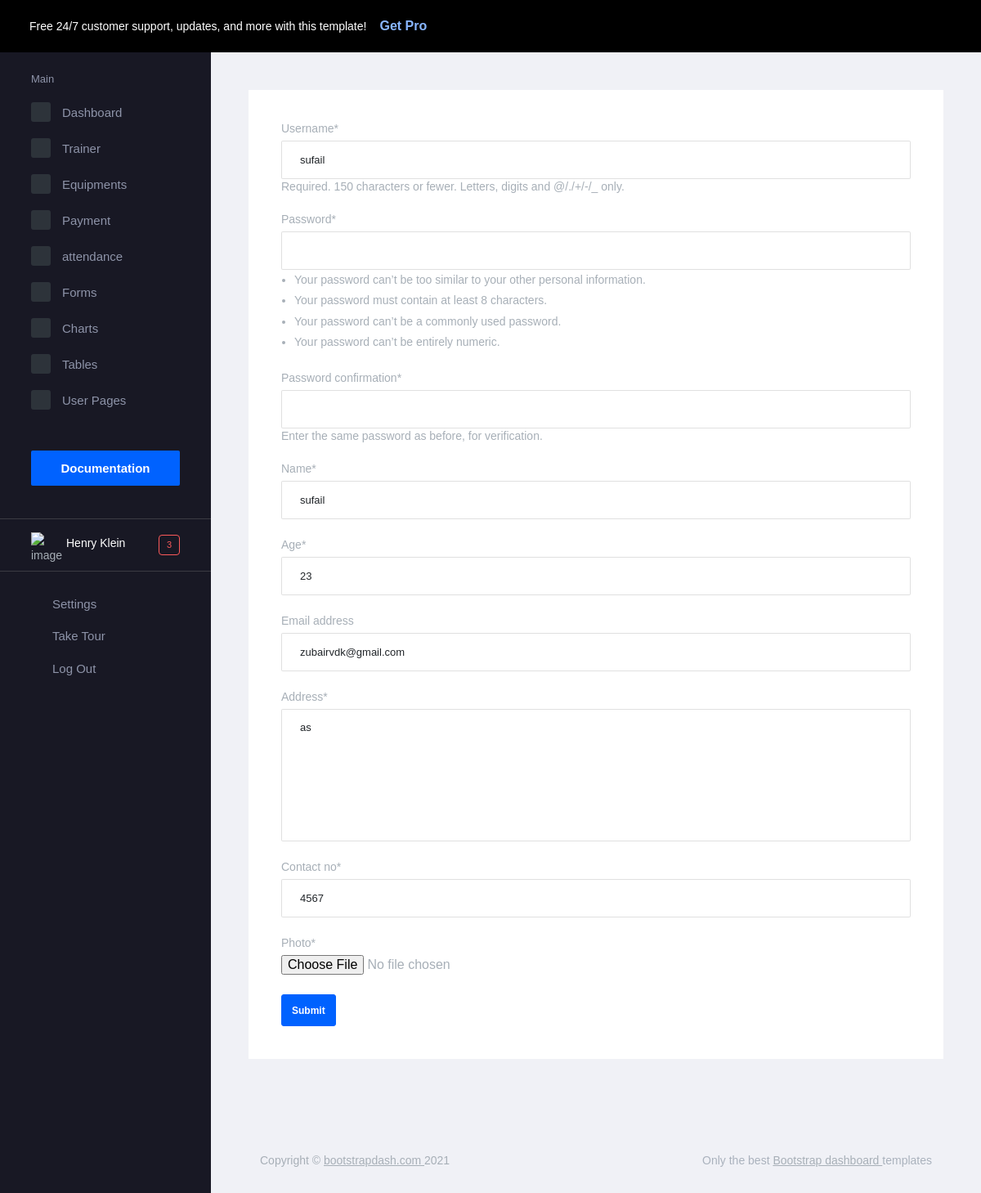
The page /trainer_update/2 on the database as committed earlier.
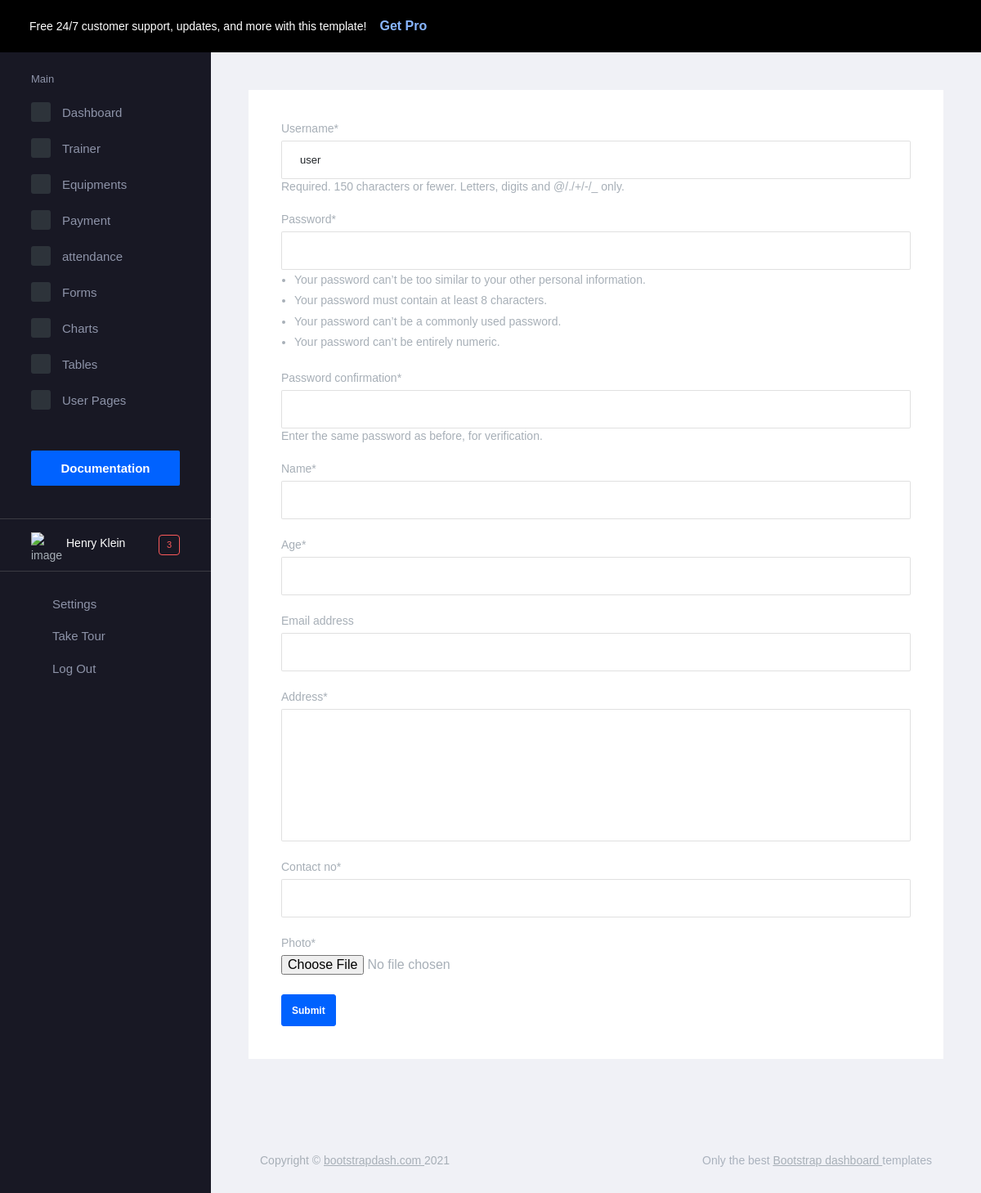
The same page on the database as committed later.
### app2/models.py (models this page shows)
class Login(AbstractUser):
    is_user = models.BooleanField(default=False)
    is_trainer = models.BooleanField(default=False)
    name = models.CharField(max_length=25,null=True)
    age = models.IntegerField(null=True)
    address = models.TextField(null=True)
    contact_no = models.IntegerField(null=True)
    photo = models.ImageField(upload_to='profile',null=True)

### app2/views.py (the view)
# urls.py: path('trainer_update/<int:id>', views.trainer_update, name='trainer_update'),
def trainer_update(request, id):
    data = Login.objects.get(id=id)
    if request.method == 'POST':
        form = TrainerForm(request.POST or None,request.FILES, instance=data)
        if form.is_valid():
            form.save()
            return redirect('trainer_view')
    else:
        form = TrainerForm(instance=data)
    return render(request, 'admintemp/trainer_update.html', {'form': form})

### app2/forms.py
class TrainerForm(UserCreationForm):
    class Meta:
        model = Login
        fields = ('username','password1','password2','name','age','email','address','contact_no','photo')

### template/admintemp/trainer_update.html (shortened to what this page needs)
{% extends 'admintemp/adminhome.html' %}
{% load crispy_forms_tags %}
{% block content %}
<div class="card">
    <div class="card-body">
        <form method="post" enctype="multipart/form-data">
            {{form|crispy}}
            <button type="submit" class="btn btn-primary">Submit</button>
        </form>
    </div>
</div>
{% endblock %}

Rows that differ between the two databases and show on the page:
changed Login: username "sufail" → "user"; name "sufail" → (not shown); age "23" → (not shown); email "zubairvdk@gmail.com" → (not shown); address "as" → (not shown); contact_no "4567" → (not shown)
